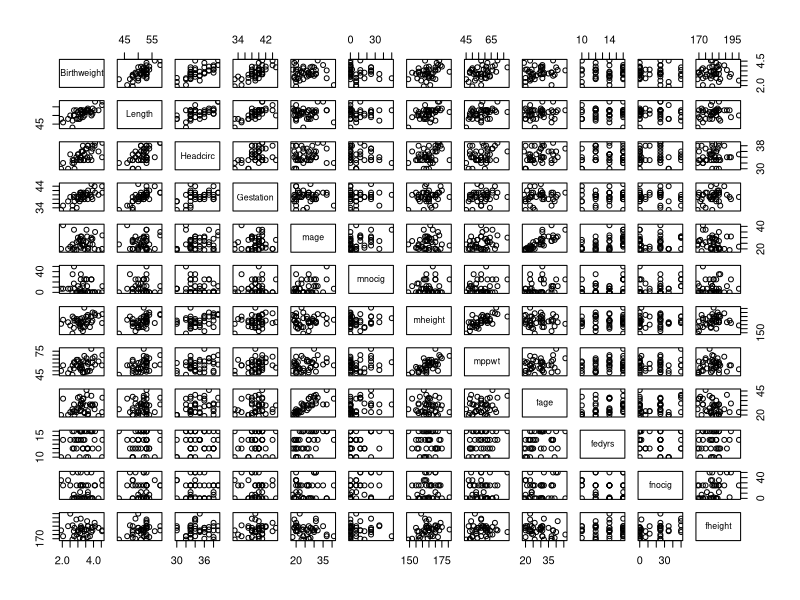
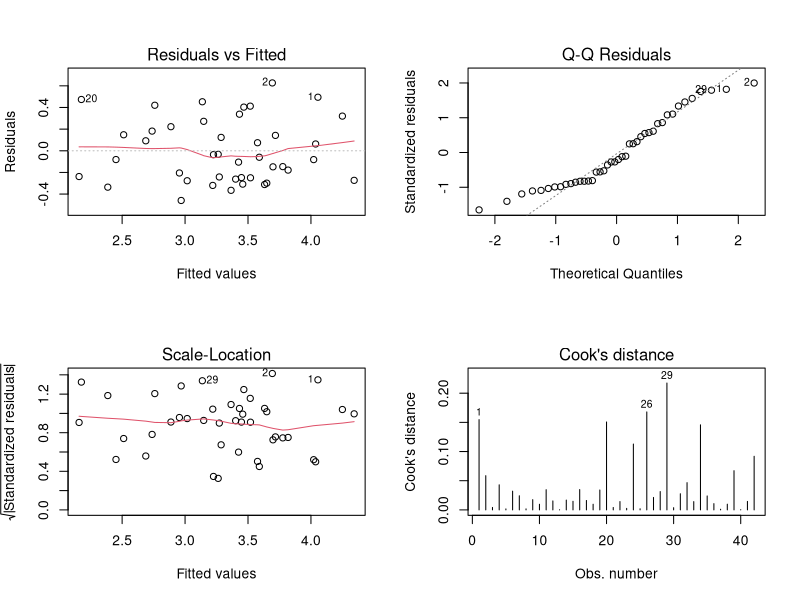

Write R code to recreate these figures, in order.
## ---- chunk 1
knitr::opts_chunk$set(echo = TRUE)
set.seed(333)
library(lme4)
library(Matrix)
options(digits=3)
## ---- chunk 2
fruitfly_data=read.table(file="fruitflies.txt",header=TRUE)
## ---- chunk 3
birthweight_data=read.csv(file="Birthweight.csv",header=TRUE)
## ---- chunk 4
# Assuming birthweight_data is your dataset
summary(birthweight_data)
pairs(~Birthweight + Length + Headcirc + Gestation + mage + mnocig + mheight + mppwt + fage + fedyrs + fnocig + fheight, data=birthweight_data)

# Fit a linear model
TJ_BW <- lm(Birthweight ~ Length + Headcirc + Gestation + mage + mnocig + mheight + mppwt + fage + fedyrs + fnocig + fheight, data=birthweight_data)

# Plot diagnostics for influential points
par(mfrow=c(2,2))
plot(TJ_BW, which=1:4) # Plots for residuals, leverage, etc.

## ---- chunk 5
awards_data=read.table(file="awards.txt",header=TRUE)
